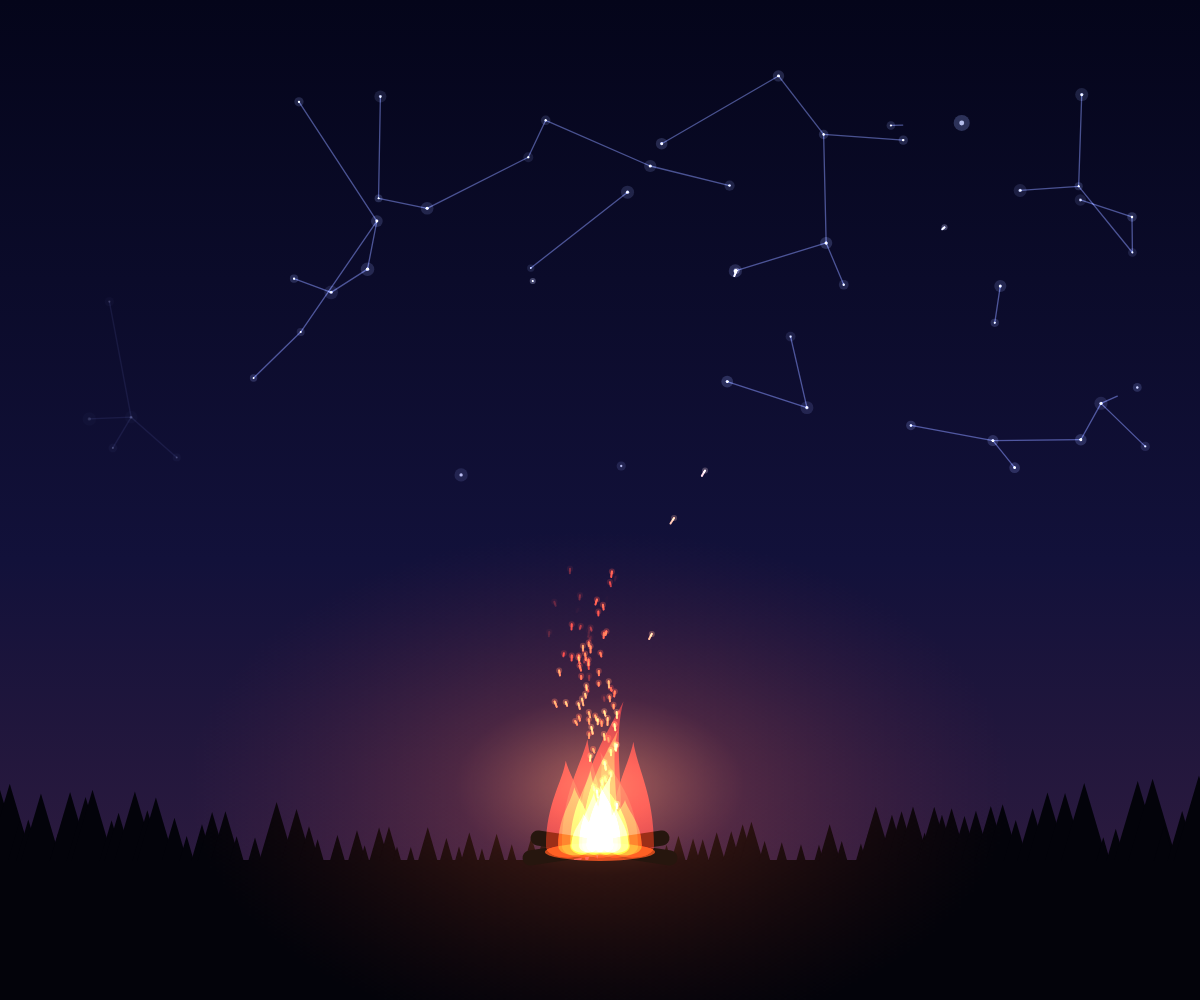
Frame 1 (no input)
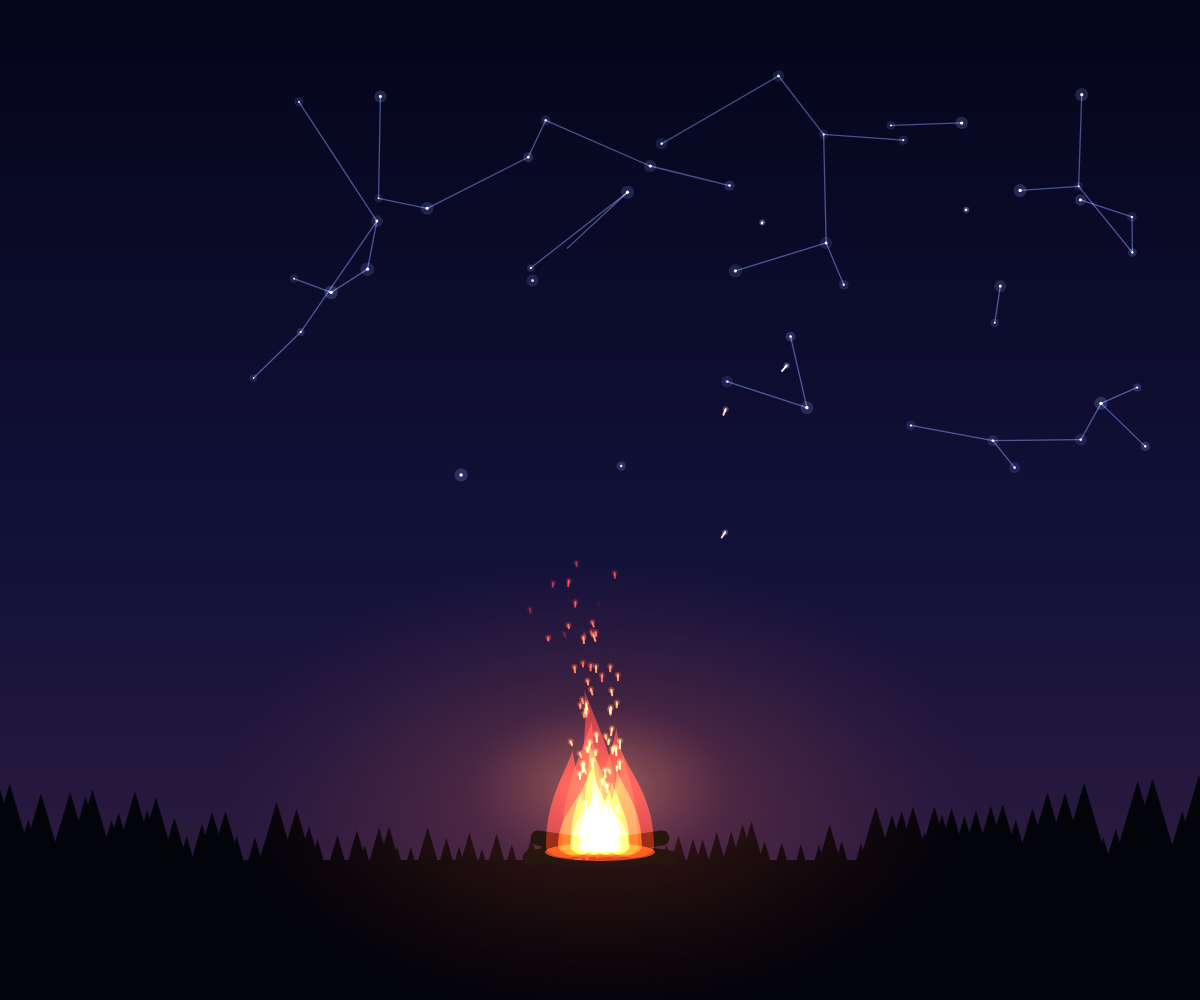
Frame 60 (no input)
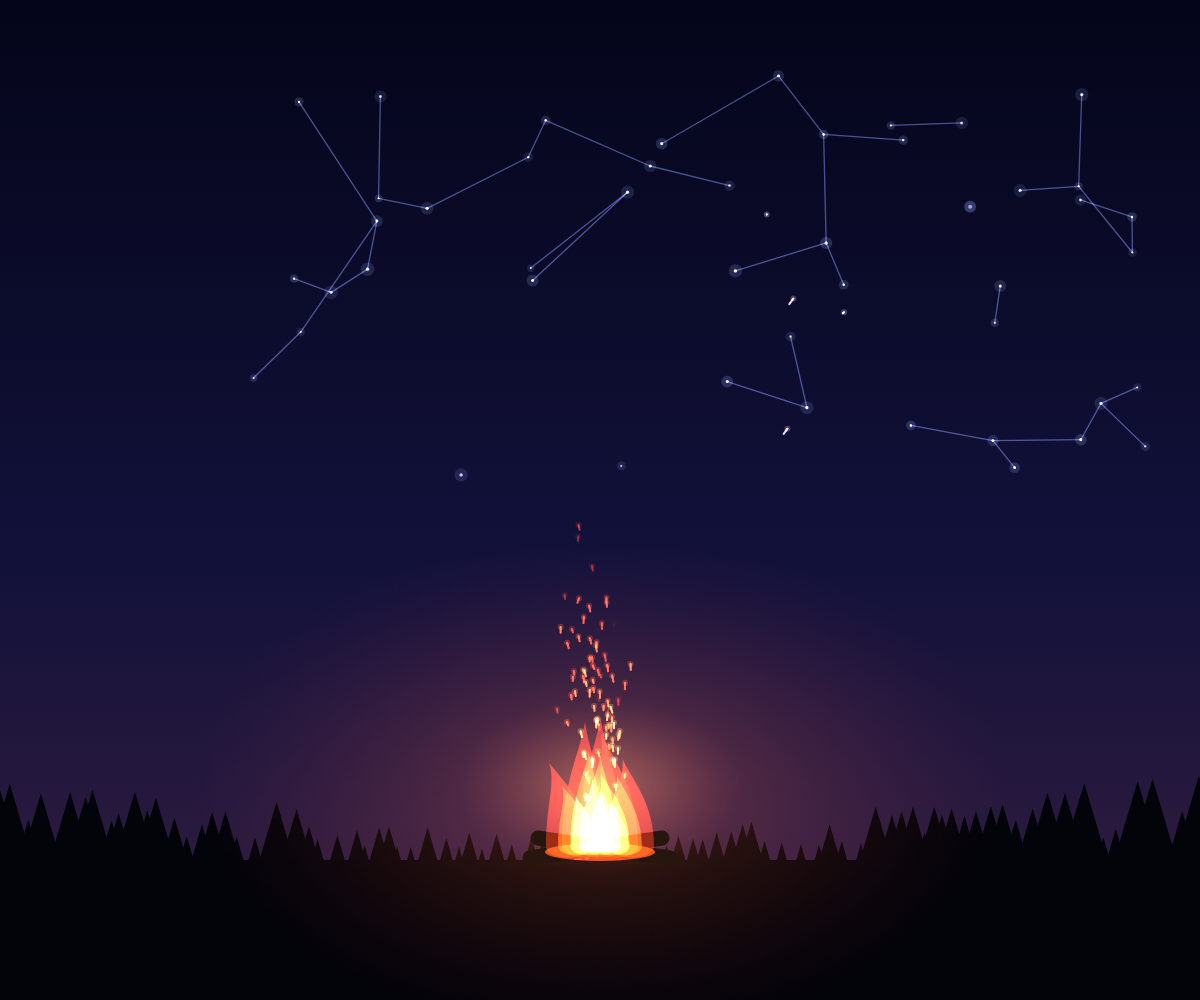
Frame 120 (the mouse pressed at the canvas centre since frame 60)

The p5.js sketch that drew these frames (run headless with seeded random() and noise() and a simulated clock; from frame 60 on, the mouse is pressed at the canvas centre):

// p5.js sketch
// ── sketch.js
// A campfire whose sparks drift up and become constellations.
// Everything lives in "units": the canvas is 1000 units tall and x = 0 is the
// fire, so the scene keeps its proportions at any window size.
const GROUND = 860, FIRE_Y = 846, POOL = 120, MAX_STARS = 46, GROUP_MAX = 7, LINK = 150;
const LAYERS = [[200, 40, 15, 150, 1], [255, 110, 25, 150, 0.75], [255, 215, 110, 170, 0.48]];
let sparks = [], stars = [], edges = [], groups = [];
let tick = 0, U = 1, halfW = 500, bg, glow;

function setup() {
  createCanvas(windowWidth, windowHeight);
  glow = paint(256, 256, 1, (c) => {
    c.fillStyle = grad(c.createRadialGradient(128, 128, 0, 128, 128, 128),
      [0, 'rgba(255,150,60,0.55)', 0.35, 'rgba(210,80,30,0.2)', 1, 'rgba(120,30,20,0)']);
    c.fillRect(0, 0, 256, 256);
  });
  for (let i = 0; i < POOL; i++) sparks.push({ life: 0 });
  layout();
  // Let the fire burn ~40 simulated seconds first, so the opening frame
  // already has a sky of constellations rather than an empty one.
  for (let i = 0; i < 2400; i++) step();
}

function windowResized() {
  resizeCanvas(windowWidth, windowHeight);
  layout();
}

// Gradients are painted once into plain offscreen canvases: filling one every
// frame costs milliseconds on a canvas with no GPU, drawing an image does not.
function paint(w, h, d, fn) {
  const c = document.createElement('canvas');
  c.width = ceil(w * d);
  c.height = ceil(h * d);
  const ctx = c.getContext('2d');
  ctx.scale(d, d);
  fn(ctx);
  return c;
}

function grad(g, stops) {
  for (let i = 0; i < stops.length; i += 2) g.addColorStop(stops[i], stops[i + 1]);
  return g;
}

// Sky, treeline and ground never change, so they are baked once per size.
// No painted stars: every star in this sky is one the fire put there.
function layout() {
  const w = max(width, 1), h = max(height, 1), gy = (GROUND * h) / 1000;
  U = h / 1000;
  halfW = w / U / 2;
  bg = paint(w, h, pixelDensity(), (c) => {
    c.fillStyle = grad(c.createLinearGradient(0, 0, 0, gy), [0, '#04051a', 0.65, '#12113a', 1, '#2b1a3e']);
    c.fillRect(0, 0, w, gy);
    c.fillStyle = '#03030a';
    c.fillRect(0, gy, w, h - gy);
    // Pines grow taller toward the edges, so the fire sits in a clearing.
    for (let x = -10; x < w + 10; x += random(6, 20) * U) {
      const th = random(25, 90) * U * (0.25 + (1.5 * abs(x - w / 2)) / w);
      c.beginPath();
      c.moveTo(x - th * 0.3, gy + 1);
      c.lineTo(x + th * 0.3, gy + 1);
      c.lineTo(x, gy - th);
      c.fill();
    }
  });
}

function spawn() {
  const s = sparks.find((p) => p.life <= 0);
  if (!s) return;
  s.x = s.x0 = random(-20, 20);
  s.y = s.y0 = FIRE_Y - random(30, 110);
  s.vx = random(-0.5, 0.5);
  s.vy = random(-2.6, -1.3);
  s.life = s.max = random(40, 130);
  s.age = 0;
  s.seed = random(TWO_PI);
  // About one spark in fifty is carried all the way up to become a star.
  s.star = random() < 0.02;
  if (s.star) {
    s.tx = random(-0.92, 0.92) * halfW;
    s.ty = random(60, 480);
    s.sp = (2.1 * (s.y0 - s.ty)) / Math.hypot(s.tx - s.x0, s.y0 - s.ty); // one pace, near or far
  }
}

function step() {
  tick++;
  // Sparks come in gusts as the logs shift, not at a metronome rate.
  for (let n = floor(noise(tick * 0.03) * 2.2 + random()); n > 0; n--) spawn();
  for (const s of sparks) {
    if (s.life <= 0) continue;
    s.age++;
    if (s.star) {
      // Climb along a path that bends outward as it rises, then ease to a stop.
      const p = constrain((s.y0 - s.y) / (s.y0 - s.ty), 0, 1);
      const xd = s.x0 + (s.tx - s.x0) * pow(p, 1.4) + sin(s.age * 0.05 + s.seed) * 12 * (1 - p);
      s.vx = (xd - s.x) * 0.08;
      s.vy = max((s.ty - s.y) * 0.03, -s.sp);
      if (s.y - s.ty < 0.6) settle(s);
    } else {
      // A breeze that varies with height; ordinary sparks cool and burn out.
      const wind = (noise(s.y * 0.004, tick * 0.004) - 0.5) * 2;
      s.vx += (wind - s.vx) * 0.04 + random(-0.1, 0.1);
      s.vy *= 0.996;
      s.life--;
    }
    s.x += s.vx;
    s.y += s.vy;
  }
  for (const g of groups) if (g.fading) g.a -= 0.005;
  // Fading groups are always the oldest, so the first one empties first.
  if (groups.length && groups[0].a <= 0) {
    const dead = groups.shift();
    stars = stars.filter((o) => o.g !== dead);
    edges = edges.filter((e) => e.b.g !== dead);
  }
}

// A spark becomes a star and reaches for the nearest star whose figure is still
// growing. One scan per new star, never per frame: stars are few and settle rarely.
function settle(s) {
  s.life = 0;
  const st = { x: s.x, y: s.y, born: tick, tw: random(TWO_PI), r: random(1.8, 3.4) };
  let best = null, bd = LINK * LINK;
  for (const o of stars) {
    const d = (o.x - st.x) ** 2 + (o.y - st.y) ** 2;
    if (d < bd && d > 400 && !o.g.fading && o.g.n < GROUP_MAX) [bd, best] = [d, o];
  }
  if (best) edges.push({ a: best, b: st, born: tick });
  else groups.push({ n: 0, a: 1, fading: false });
  st.g = best ? best.g : groups[groups.length - 1];
  st.g.n++;
  stars.push(st);
  // The sky holds only so many; past that, the oldest constellation fades.
  if (stars.filter((o) => !o.g.fading).length > MAX_STARS) {
    const old = groups.find((g) => !g.fading);
    if (old) old.fading = true;
  }
}

function draw() {
  step();
  drawingContext.drawImage(bg, 0, 0, width, height);
  push();
  translate(width / 2, 0);
  scale(U);
  blendMode(ADD);
  const f = 0.8 + 0.25 * noise(tick * 0.08); // the fire breathing
  drawingContext.globalAlpha = min(f, 1);
  drawingContext.drawImage(glow, -420 * f, FIRE_Y - 60 - 260 * f, 840 * f, 520 * f);
  drawingContext.globalAlpha = 1;
  strokeWeight(1.3);
  for (const e of edges) {
    const k = min(1, (tick - e.born) / 60); // each line draws itself out to the new star
    stroke(150, 170, 255, 110 * e.b.g.a);
    line(e.a.x, e.a.y, lerp(e.a.x, e.b.x, k), lerp(e.a.y, e.b.y, k));
  }
  for (const o of stars) {
    // A new star pops: its core swells bright for a moment, then settles.
    const age = tick - o.born, flare = max(0, 1 - age / 45) ** 2;
    const a = o.g.a * min(1, 0.4 + age / 20) * (0.8 + 0.2 * sin(tick * 0.05 + o.tw));
    stroke(170, 190, 255, 45 * a + 50 * flare);
    strokeWeight(o.r * (4 + 2 * flare));
    point(o.x, o.y);
    stroke(240, 244, 255, 255 * a);
    strokeWeight(o.r * (1 + flare));
    point(o.x, o.y);
  }
  for (const s of sparks) {
    if (s.life <= 0) continue;
    // Star-bound sparks cool from ember orange to starlight on the way up;
    // the rest go from yellow through orange to red and wink out.
    const p = s.star ? constrain((s.y0 - s.y) / (s.y0 - s.ty), 0, 1) : 0;
    const q = s.star ? 1 : s.life / s.max;
    const a = s.star ? 255 : 255 * min(1, q * 4) * (q < 0.2 && random() < 0.3 ? 0.3 : 1);
    const r = lerp(255, 225, p), g = s.star ? lerp(160, 232, p) : 60 + 170 * q * q;
    const b = s.star ? lerp(60, 255, p) : 20 + 110 * q * q * q;
    stroke(r, g, b, a * 0.25);
    strokeWeight(6);
    point(s.x, s.y);
    stroke(r, g, b, a);
    strokeWeight(2);
    line(s.x, s.y, s.x - s.vx * 3, s.y - s.vy * 3);
  }
  blendMode(BLEND);
  stroke(38, 22, 14);
  strokeWeight(15);
  line(-70, FIRE_Y + 12, 62, FIRE_Y - 8);
  line(-62, FIRE_Y - 8, 70, FIRE_Y + 12);
  // Three passes of flame tongues, red to yellow, added together so the
  // overlaps burn toward white at the core.
  blendMode(ADD);
  noStroke();
  fill(255, 80, 20, 120 + 90 * noise(tick * 0.15));
  ellipse(0, FIRE_Y + 6, 110, 18);
  for (const [lr, lg, lb, al, sc] of LAYERS) {
    fill(lr, lg, lb, al);
    for (let i = -2; i <= 2; i++) {
      const h = (70 + 150 * noise(i * 5.1 + sc * 13, tick * 0.09)) * sc * (1 - abs(i) * 0.2);
      const sway = (noise(i * 2.3 + 40, tick * 0.05) - 0.5) * 70 * sc;
      tongue(i * 16 * sc, FIRE_Y, 34 * sc + 10, h, sway);
    }
  }
  pop();
  blendMode(BLEND);
}

// A teardrop with a pointed, swaying tip and a rounded base.
function tongue(x, y, w, h, sway) {
  beginShape();
  vertex(x - w / 2, y);
  bezierVertex(x - w / 2, y - h * 0.5, x + sway * 0.4 - w * 0.1, y - h * 0.75, x + sway, y - h);
  bezierVertex(x + sway * 0.4 + w * 0.1, y - h * 0.75, x + w / 2, y - h * 0.5, x + w / 2, y);
  bezierVertex(x + w / 2, y + w * 0.35, x - w / 2, y + w * 0.35, x - w / 2, y);
  endShape();
}
